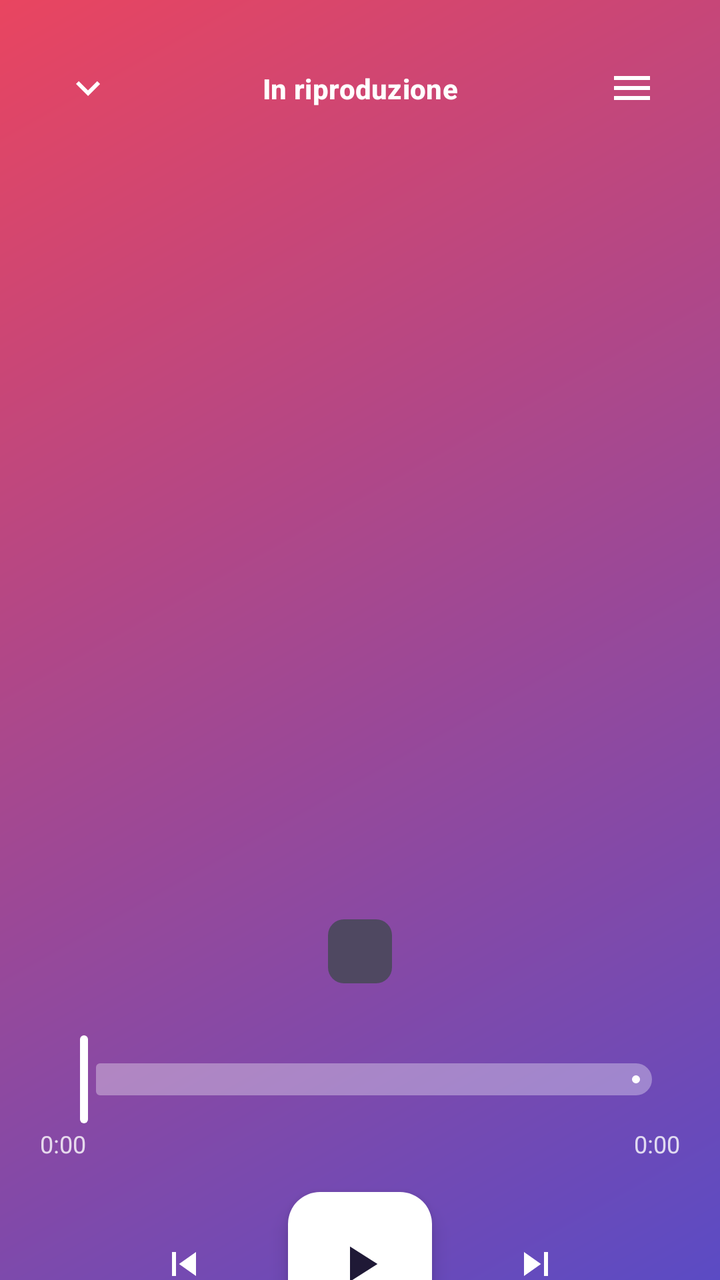
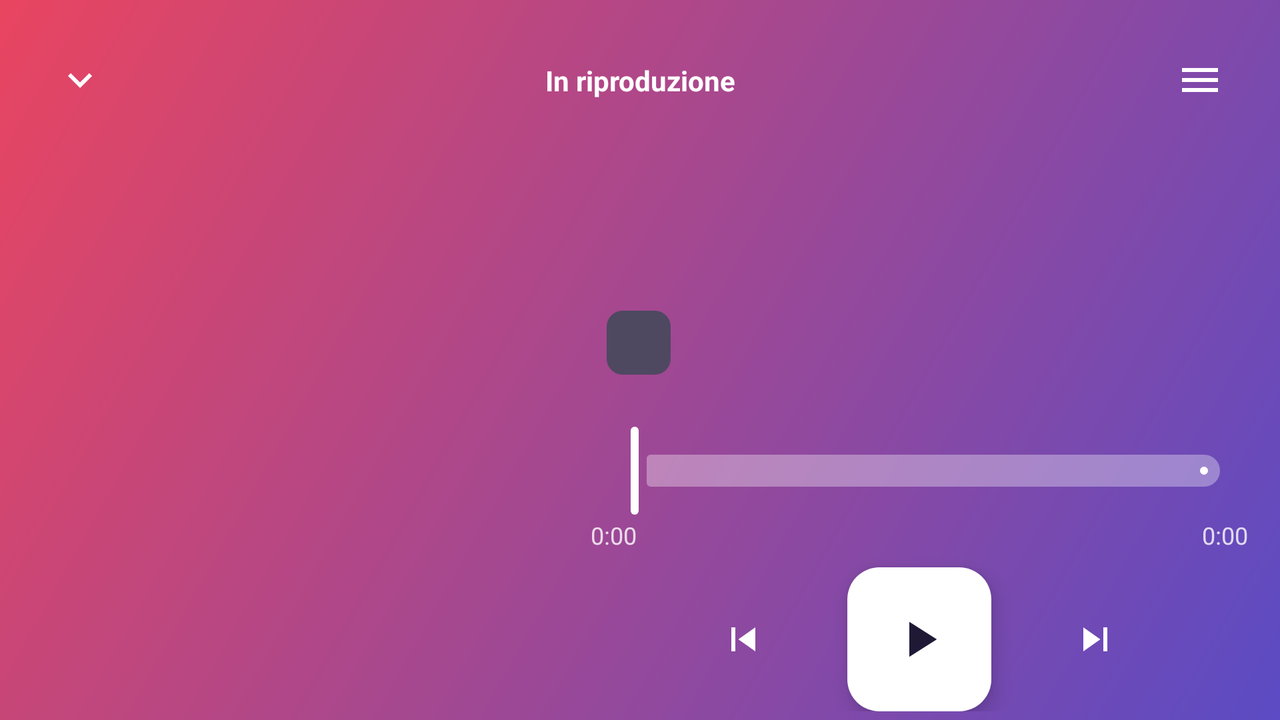

The same Android screen from two of the app's own layout files: first res/layout/ as a phone draws it, then the repository's variant for another configuration, drawn on a device whose configuration selects that folder. Both files follow.
<!-- AndroidManifest.xml: activity theme Theme.MusicMood.Player -->
<!-- res/layout/activity_player.xml -->
<?xml version="1.0" encoding="utf-8"?>
<androidx.coordinatorlayout.widget.CoordinatorLayout
    xmlns:android="http://schemas.android.com/apk/res/android"
    xmlns:app="http://schemas.android.com/apk/res-auto"
    android:id="@+id/playerRoot"
    android:layout_width="match_parent"
    android:layout_height="match_parent"
    android:background="@drawable/bg_player_gradient"
    android:fitsSystemWindows="true">

    <androidx.core.widget.NestedScrollView
        android:layout_width="match_parent"
        android:layout_height="match_parent"
        android:fillViewport="true">

        <androidx.constraintlayout.widget.ConstraintLayout
            android:layout_width="match_parent"
            android:layout_height="wrap_content"
            android:padding="20dp">

            
            <ImageButton
                android:id="@+id/btnClose"
                android:layout_width="48dp"
                android:layout_height="48dp"
                android:background="?attr/selectableItemBackgroundBorderless"
                android:src="@drawable/ic_arrow_down"
                android:contentDescription="@string/player_close"
                app:tint="@color/text_primary"
                app:layout_constraintStart_toStartOf="parent"
                app:layout_constraintTop_toTopOf="parent" />

            <TextView
                android:id="@+id/playerHeader"
                android:layout_width="0dp"
                android:layout_height="wrap_content"
                android:gravity="center"
                android:text="@string/player_now_playing"
                android:textAppearance="?attr/textAppearanceLabelLarge"
                android:textColor="@color/text_primary"
                android:textStyle="bold"
                app:layout_constraintStart_toEndOf="@id/btnClose"
                app:layout_constraintEnd_toStartOf="@id/btnPlayerMenu"
                app:layout_constraintTop_toTopOf="@id/btnClose"
                app:layout_constraintBottom_toBottomOf="@id/btnClose" />

            <ImageButton
                android:id="@+id/btnPlayerMenu"
                android:layout_width="48dp"
                android:layout_height="48dp"
                android:background="?attr/selectableItemBackgroundBorderless"
                android:src="@drawable/ic_menu"
                android:contentDescription="@string/player_menu_desc"
                app:tint="@color/text_primary"
                app:layout_constraintEnd_toEndOf="parent"
                app:layout_constraintTop_toTopOf="parent" />

            
            <com.google.android.material.imageview.ShapeableImageView
                android:id="@+id/artworkBig"
                android:layout_width="0dp"
                android:layout_height="0dp"
                android:layout_marginTop="32dp"
                android:scaleType="centerCrop"
                app:shapeAppearanceOverlay="@style/ShapeAppearanceOverlay.MusicMood.LargeCover"
                app:layout_constraintDimensionRatio="1:1"
                app:layout_constraintTop_toBottomOf="@id/btnClose"
                app:layout_constraintStart_toStartOf="parent"
                app:layout_constraintEnd_toEndOf="parent"
                app:layout_constraintWidth_percent="0.78" />

            <TextView
                android:id="@+id/songTitle"
                android:layout_width="0dp"
                android:layout_height="wrap_content"
                android:layout_marginTop="32dp"
                android:gravity="center"
                android:ellipsize="end"
                android:maxLines="2"
                android:textAppearance="?attr/textAppearanceHeadlineSmall"
                android:textColor="@color/text_primary"
                android:textStyle="bold"
                app:layout_constraintTop_toBottomOf="@id/artworkBig"
                app:layout_constraintStart_toStartOf="parent"
                app:layout_constraintEnd_toEndOf="parent" />

            <TextView
                android:id="@+id/songArtist"
                android:layout_width="0dp"
                android:layout_height="wrap_content"
                android:layout_marginTop="8dp"
                android:gravity="center"
                android:ellipsize="end"
                android:maxLines="1"
                android:textAppearance="?attr/textAppearanceBodyLarge"
                android:textColor="#CCFFFFFF"
                app:layout_constraintTop_toBottomOf="@id/songTitle"
                app:layout_constraintStart_toStartOf="parent"
                app:layout_constraintEnd_toEndOf="parent" />

            <com.google.android.material.chip.Chip
                android:id="@+id/moodChip"
                android:layout_width="wrap_content"
                android:layout_height="wrap_content"
                android:layout_marginTop="8dp"
                android:textColor="@color/text_primary"
                app:chipBackgroundColor="#33FFFFFF"
                app:chipStrokeWidth="0dp"
                app:layout_constraintTop_toBottomOf="@id/songArtist"
                app:layout_constraintStart_toStartOf="parent"
                app:layout_constraintEnd_toEndOf="parent" />

            <com.google.android.material.slider.Slider
                android:id="@+id/seekBar"
                android:layout_width="0dp"
                android:layout_height="wrap_content"
                android:layout_marginTop="16dp"
                android:valueFrom="0"
                android:valueTo="1000"
                android:value="0"
                app:trackColorActive="@color/text_primary"
                app:trackColorInactive="#55FFFFFF"
                app:thumbColor="@color/text_primary"
                app:layout_constraintTop_toBottomOf="@id/moodChip"
                app:layout_constraintStart_toStartOf="parent"
                app:layout_constraintEnd_toEndOf="parent" />

            <TextView
                android:id="@+id/currentTime"
                android:layout_width="wrap_content"
                android:layout_height="wrap_content"
                android:text="0:00"
                android:textColor="#CCFFFFFF"
                android:textSize="12sp"
                app:layout_constraintStart_toStartOf="@id/seekBar"
                app:layout_constraintTop_toBottomOf="@id/seekBar" />

            <TextView
                android:id="@+id/totalTime"
                android:layout_width="wrap_content"
                android:layout_height="wrap_content"
                android:text="0:00"
                android:textColor="#CCFFFFFF"
                android:textSize="12sp"
                app:layout_constraintEnd_toEndOf="@id/seekBar"
                app:layout_constraintTop_toBottomOf="@id/seekBar" />

            
            <ImageButton
                android:id="@+id/btnPrev"
                android:layout_width="56dp"
                android:layout_height="56dp"
                android:layout_marginTop="24dp"
                android:background="?attr/selectableItemBackgroundBorderless"
                android:src="@drawable/ic_skip_previous"
                android:contentDescription="@string/player_prev"
                app:tint="@color/text_primary"
                app:layout_constraintTop_toBottomOf="@id/currentTime"
                app:layout_constraintStart_toStartOf="parent"
                app:layout_constraintEnd_toStartOf="@id/btnPlayPauseBig"
                app:layout_constraintHorizontal_chainStyle="packed"
                app:layout_constraintHorizontal_bias="0.5" />

<com.google.android.material.floatingactionbutton.FloatingActionButton
    android:id="@+id/btnPlayPauseBig"
    android:layout_width="72dp"
    android:layout_height="72dp"
    android:layout_marginHorizontal="24dp"
    android:padding="0dp"
    android:scaleType="center"
    android:src="@drawable/ic_play"
    android:contentDescription="@string/player_play_pause"
    app:backgroundTint="@color/text_primary"
    app:tint="@color/dark_bg_top"
    app:fabCustomSize="72dp"
    app:maxImageSize="30dp"
    app:elevation="6dp"
    app:layout_constraintTop_toTopOf="@id/btnPrev"
    app:layout_constraintBottom_toBottomOf="@id/btnPrev"
    app:layout_constraintStart_toEndOf="@id/btnPrev"
    app:layout_constraintEnd_toStartOf="@id/btnNext" />

            
            <ImageButton
                android:id="@+id/btnNext"
                android:layout_width="56dp"
                android:layout_height="56dp"
                android:background="?attr/selectableItemBackgroundBorderless"
                android:src="@drawable/ic_skip_next"
                android:contentDescription="@string/player_next"
                app:tint="@color/text_primary"
                app:layout_constraintTop_toTopOf="@id/btnPrev"
                app:layout_constraintBottom_toBottomOf="@id/btnPrev"
                app:layout_constraintStart_toEndOf="@id/btnPlayPauseBig"
                app:layout_constraintEnd_toEndOf="parent" />

            
            <View
                android:layout_width="match_parent"
                android:layout_height="32dp"
                app:layout_constraintTop_toBottomOf="@id/btnPrev" />

        </androidx.constraintlayout.widget.ConstraintLayout>
    </androidx.core.widget.NestedScrollView>

</androidx.coordinatorlayout.widget.CoordinatorLayout>
<!-- resources referenced by this layout -->
<resources>
  <color name="dark_bg_top">#1F1936</color>
  <color name="text_primary">#FFFFFF</color>
  <!-- drawable bg_player_gradient (drawable) -->
  <?xml version="1.0" encoding="utf-8"?>
  <shape xmlns:android="http://schemas.android.com/apk/res/android"
      android:shape="rectangle">
      <gradient
          android:angle="315"
          android:startColor="@color/player_gradient_start"
          android:endColor="@color/player_gradient_end"
          android:type="linear" />
  </shape>
  <!-- drawable ic_menu (drawable) -->
  <?xml version="1.0" encoding="utf-8"?>
  <vector xmlns:android="http://schemas.android.com/apk/res/android"
      android:width="24dp" android:height="24dp"
      android:viewportWidth="24" android:viewportHeight="24">
      <path
          android:fillColor="#FFFFFFFF"
          android:pathData="M3,18h18v-2H3v2zM3,13h18v-2H3v2zM3,6v2h18V6H3z" />
  </vector>
  <!-- drawable ic_play (drawable) -->
  <vector xmlns:android="http://schemas.android.com/apk/res/android"
      android:width="24dp" android:height="24dp"
      android:viewportWidth="24" android:viewportHeight="24">
      <path android:fillColor="?android:attr/textColorPrimary"
          android:pathData="M8,5v14l11,-7z" />
  </vector>
  <!-- drawable ic_skip_next (drawable) -->
  <vector xmlns:android="http://schemas.android.com/apk/res/android"
      android:width="24dp" android:height="24dp"
      android:viewportWidth="24" android:viewportHeight="24">
      <path android:fillColor="?android:attr/textColorPrimary"
          android:pathData="M6,18l8.5,-6L6,6v12zM16,6v12h2V6h-2z" />
  </vector>
  <!-- drawable ic_skip_previous (drawable) -->
  <vector xmlns:android="http://schemas.android.com/apk/res/android"
      android:width="24dp" android:height="24dp"
      android:viewportWidth="24" android:viewportHeight="24">
      <path android:fillColor="?android:attr/textColorPrimary"
          android:pathData="M6,6h2v12H6zM9.5,12l8.5,6V6z" />
  </vector>
  <string name="player_close">Chiudi</string>
  <string name="player_menu_desc">Menu player</string>
  <string name="player_next">Successivo</string>
  <string name="player_now_playing">In riproduzione</string>
  <string name="player_play_pause">Play/Pausa</string>
  <string name="player_prev">Precedente</string>
  <style name="ShapeAppearanceOverlay.MusicMood.LargeCover" parent="">
          <item name="cornerFamily">rounded</item>
          <item name="cornerSize">24dp</item>
      </style>
  <style name="Theme.MusicMood.Player" parent="Theme.MusicMood">
          <item name="android:windowBackground">@drawable/bg_player_gradient</item>
          <item name="android:statusBarColor">@android:color/transparent</item>
          <item name="android:navigationBarColor">@android:color/transparent</item>
          <item name="android:windowTranslucentNavigation">false</item>
      </style>
  <color name="player_gradient_start">#E94560</color>
  <color name="player_gradient_end">#5B4BC4</color>
  <color name="accent_purple">#8E6BFF</color>
  <color name="dark_surface">#241B3A</color>
  <color name="accent_pink">#FF5C8D</color>
  <color name="dark_surface_variant">#2E2548</color>
  <color name="text_secondary">#B3A8D9</color>
  <color name="divider">#3D2F5C</color>
  <color name="dark_bg_bottom">#3D1A5C</color>
  <style name="MusicMood.AlertDialog" parent="ThemeOverlay.Material3.MaterialAlertDialog">
          <item name="dialogCornerRadius">20dp</item>
      </style>
  <color name="dark_bg_mid">#2A1A45</color>
  <style name="MusicMood.BottomNav.Indicator" parent="Widget.Material3.BottomNavigationView.ActiveIndicator">
          <item name="android:color">@color/accent_purple</item>
          <item name="android:width">64dp</item>
          <item name="android:height">32dp</item>
      </style>
  <!-- some entries are left out for length -->
</resources>
<!-- res/layout-land/activity_player.xml (the repository's variant of the layout above) -->
<!-- drawn on the phone turned sideways -->
<?xml version="1.0" encoding="utf-8"?>
<androidx.coordinatorlayout.widget.CoordinatorLayout
    xmlns:android="http://schemas.android.com/apk/res/android"
    xmlns:app="http://schemas.android.com/apk/res-auto"
    android:id="@+id/playerRoot"
    android:layout_width="match_parent"
    android:layout_height="match_parent"
    android:background="@drawable/bg_player_gradient"
    android:fitsSystemWindows="true">

    <androidx.core.widget.NestedScrollView
        android:layout_width="match_parent"
        android:layout_height="match_parent"
        android:fillViewport="true">

        <androidx.constraintlayout.widget.ConstraintLayout
            android:layout_width="match_parent"
            android:layout_height="wrap_content"
            android:minHeight="360dp"
            android:padding="16dp">

            <ImageButton
                android:id="@+id/btnClose"
                android:layout_width="48dp"
                android:layout_height="48dp"
                android:background="?attr/selectableItemBackgroundBorderless"
                android:src="@drawable/ic_arrow_down"
                app:tint="@color/text_primary"
                app:layout_constraintStart_toStartOf="parent"
                app:layout_constraintTop_toTopOf="parent" />

            <TextView
                android:id="@+id/playerHeader"
                android:layout_width="0dp"
                android:layout_height="wrap_content"
                android:gravity="center"
                android:text="@string/player_now_playing"
                android:textColor="@color/text_primary"
                android:textStyle="bold"
                app:layout_constraintStart_toEndOf="@id/btnClose"
                app:layout_constraintEnd_toStartOf="@id/btnPlayerMenu"
                app:layout_constraintTop_toTopOf="@id/btnClose"
                app:layout_constraintBottom_toBottomOf="@id/btnClose" />

            <ImageButton
                android:id="@+id/btnPlayerMenu"
                android:layout_width="48dp"
                android:layout_height="48dp"
                android:background="?attr/selectableItemBackgroundBorderless"
                android:src="@drawable/ic_menu"
                app:tint="@color/text_primary"
                app:layout_constraintEnd_toEndOf="parent"
                app:layout_constraintTop_toTopOf="parent" />

            
            <com.google.android.material.imageview.ShapeableImageView
                android:id="@+id/artworkBig"
                android:layout_width="0dp"
                android:layout_height="0dp"
                android:layout_marginTop="16dp"
                android:layout_marginBottom="16dp"
                android:scaleType="centerCrop"
                app:shapeAppearanceOverlay="@style/ShapeAppearanceOverlay.MusicMood.LargeCover"
                app:layout_constraintDimensionRatio="1:1"
                app:layout_constraintTop_toBottomOf="@id/btnClose"
                app:layout_constraintBottom_toBottomOf="parent"
                app:layout_constraintStart_toStartOf="parent"
                app:layout_constraintWidth_percent="0.42" />

            
            <TextView
                android:id="@+id/songTitle"
                android:layout_width="0dp"
                android:layout_height="wrap_content"
                android:layout_marginStart="24dp"
                android:layout_marginTop="16dp"
                android:ellipsize="end"
                android:maxLines="2"
                android:textAppearance="?attr/textAppearanceHeadlineSmall"
                android:textColor="@color/text_primary"
                android:textStyle="bold"
                app:layout_constraintTop_toBottomOf="@id/btnClose"
                app:layout_constraintStart_toEndOf="@id/artworkBig"
                app:layout_constraintEnd_toEndOf="parent" />

            <TextView
                android:id="@+id/songArtist"
                android:layout_width="0dp"
                android:layout_height="wrap_content"
                android:layout_marginTop="8dp"
                android:ellipsize="end"
                android:maxLines="1"
                android:textColor="#CCFFFFFF"
                app:layout_constraintTop_toBottomOf="@id/songTitle"
                app:layout_constraintStart_toStartOf="@id/songTitle"
                app:layout_constraintEnd_toEndOf="@id/songTitle" />

            <com.google.android.material.chip.Chip
                android:id="@+id/moodChip"
                android:layout_width="wrap_content"
                android:layout_height="wrap_content"
                android:layout_marginTop="8dp"
                android:textColor="@color/text_primary"
                app:chipBackgroundColor="#33FFFFFF"
                app:chipStrokeWidth="0dp"
                app:layout_constraintTop_toBottomOf="@id/songArtist"
                app:layout_constraintStart_toStartOf="@id/songTitle" />

            <com.google.android.material.slider.Slider
                android:id="@+id/seekBar"
                android:layout_width="0dp"
                android:layout_height="wrap_content"
                android:layout_marginTop="16dp"
                android:valueFrom="0"
                android:valueTo="1000"
                android:value="0"
                app:trackColorActive="@color/text_primary"
                app:trackColorInactive="#55FFFFFF"
                app:thumbColor="@color/text_primary"
                app:layout_constraintTop_toBottomOf="@id/moodChip"
                app:layout_constraintStart_toStartOf="@id/songTitle"
                app:layout_constraintEnd_toEndOf="parent" />

            <TextView
                android:id="@+id/currentTime"
                android:layout_width="wrap_content"
                android:layout_height="wrap_content"
                android:text="0:00"
                android:textColor="#CCFFFFFF"
                android:textSize="12sp"
                app:layout_constraintStart_toStartOf="@id/seekBar"
                app:layout_constraintTop_toBottomOf="@id/seekBar" />

            <TextView
                android:id="@+id/totalTime"
                android:layout_width="wrap_content"
                android:layout_height="wrap_content"
                android:text="0:00"
                android:textColor="#CCFFFFFF"
                android:textSize="12sp"
                app:layout_constraintEnd_toEndOf="@id/seekBar"
                app:layout_constraintTop_toBottomOf="@id/seekBar" />

            <ImageButton
                android:id="@+id/btnPrev"
                android:layout_width="56dp"
                android:layout_height="56dp"
                android:layout_marginTop="16dp"
                android:background="?attr/selectableItemBackgroundBorderless"
                android:src="@drawable/ic_skip_previous"
                app:tint="@color/text_primary"
                app:layout_constraintTop_toBottomOf="@id/currentTime"
                app:layout_constraintStart_toStartOf="@id/seekBar"
                app:layout_constraintEnd_toStartOf="@id/btnPlayPauseBig"
                app:layout_constraintHorizontal_chainStyle="packed" />

<com.google.android.material.floatingactionbutton.FloatingActionButton
    android:id="@+id/btnPlayPauseBig"
    android:layout_width="72dp"
    android:layout_height="72dp"
    android:layout_marginHorizontal="24dp"
    android:padding="0dp"
    android:scaleType="center"
    android:src="@drawable/ic_play"
    android:contentDescription="@string/player_play_pause"
    app:backgroundTint="@color/text_primary"
    app:tint="@color/dark_bg_top"
    app:fabCustomSize="72dp"
    app:maxImageSize="30dp"
    app:elevation="6dp"
    app:layout_constraintTop_toTopOf="@id/btnPrev"
    app:layout_constraintBottom_toBottomOf="@id/btnPrev"
    app:layout_constraintStart_toEndOf="@id/btnPrev"
    app:layout_constraintEnd_toStartOf="@id/btnNext" />

            <ImageButton
                android:id="@+id/btnNext"
                android:layout_width="56dp"
                android:layout_height="56dp"
                android:background="?attr/selectableItemBackgroundBorderless"
                android:src="@drawable/ic_skip_next"
                app:tint="@color/text_primary"
                app:layout_constraintTop_toTopOf="@id/btnPrev"
                app:layout_constraintBottom_toBottomOf="@id/btnPrev"
                app:layout_constraintStart_toEndOf="@id/btnPlayPauseBig"
                app:layout_constraintEnd_toEndOf="@id/seekBar" />

        </androidx.constraintlayout.widget.ConstraintLayout>
    </androidx.core.widget.NestedScrollView>

</androidx.coordinatorlayout.widget.CoordinatorLayout>
<!-- resources referenced by the variant -->
<!-- as the phone turned sideways resolves them -->
<resources>
  <color name="dark_bg_top">#1F1936</color>
  <color name="text_primary">#FFFFFF</color>
  <!-- drawable bg_player_gradient (drawable) -->
  <?xml version="1.0" encoding="utf-8"?>
  <shape xmlns:android="http://schemas.android.com/apk/res/android"
      android:shape="rectangle">
      <gradient
          android:angle="315"
          android:startColor="@color/player_gradient_start"
          android:endColor="@color/player_gradient_end"
          android:type="linear" />
  </shape>
  <!-- drawable ic_arrow_down (drawable) -->
  <?xml version="1.0" encoding="utf-8"?>
  <vector xmlns:android="http://schemas.android.com/apk/res/android"
      android:width="24dp" android:height="24dp"
      android:viewportWidth="24" android:viewportHeight="24">
      <path
          android:fillColor="#FFFFFFFF"
          android:pathData="M7.41,8.59L12,13.17l4.59,-4.58L18,10l-6,6 -6,-6 1.41,-1.41z" />
  </vector>
  <!-- drawable ic_menu (drawable) -->
  <?xml version="1.0" encoding="utf-8"?>
  <vector xmlns:android="http://schemas.android.com/apk/res/android"
      android:width="24dp" android:height="24dp"
      android:viewportWidth="24" android:viewportHeight="24">
      <path
          android:fillColor="#FFFFFFFF"
          android:pathData="M3,18h18v-2H3v2zM3,13h18v-2H3v2zM3,6v2h18V6H3z" />
  </vector>
  <!-- drawable ic_play (drawable) -->
  <vector xmlns:android="http://schemas.android.com/apk/res/android"
      android:width="24dp" android:height="24dp"
      android:viewportWidth="24" android:viewportHeight="24">
      <path android:fillColor="?android:attr/textColorPrimary"
          android:pathData="M8,5v14l11,-7z" />
  </vector>
  <!-- drawable ic_skip_next (drawable) -->
  <vector xmlns:android="http://schemas.android.com/apk/res/android"
      android:width="24dp" android:height="24dp"
      android:viewportWidth="24" android:viewportHeight="24">
      <path android:fillColor="?android:attr/textColorPrimary"
          android:pathData="M6,18l8.5,-6L6,6v12zM16,6v12h2V6h-2z" />
  </vector>
  <!-- drawable ic_skip_previous (drawable) -->
  <vector xmlns:android="http://schemas.android.com/apk/res/android"
      android:width="24dp" android:height="24dp"
      android:viewportWidth="24" android:viewportHeight="24">
      <path android:fillColor="?android:attr/textColorPrimary"
          android:pathData="M6,6h2v12H6zM9.5,12l8.5,6V6z" />
  </vector>
  <string name="player_now_playing">In riproduzione</string>
  <string name="player_play_pause">Play/Pausa</string>
  <style name="ShapeAppearanceOverlay.MusicMood.LargeCover" parent="">
          <item name="cornerFamily">rounded</item>
          <item name="cornerSize">24dp</item>
      </style>
  <style name="Theme.MusicMood.Player" parent="Theme.MusicMood">
          <item name="android:windowBackground">@drawable/bg_player_gradient</item>
          <item name="android:statusBarColor">@android:color/transparent</item>
          <item name="android:navigationBarColor">@android:color/transparent</item>
          <item name="android:windowTranslucentNavigation">false</item>
      </style>
  <color name="player_gradient_start">#E94560</color>
  <color name="player_gradient_end">#5B4BC4</color>
  <color name="accent_purple">#8E6BFF</color>
  <color name="dark_surface">#241B3A</color>
  <color name="accent_pink">#FF5C8D</color>
  <color name="dark_surface_variant">#2E2548</color>
  <color name="text_secondary">#B3A8D9</color>
  <color name="divider">#3D2F5C</color>
  <color name="dark_bg_bottom">#3D1A5C</color>
  <style name="MusicMood.AlertDialog" parent="ThemeOverlay.Material3.MaterialAlertDialog">
          <item name="dialogCornerRadius">20dp</item>
      </style>
  <color name="dark_bg_mid">#2A1A45</color>
  <style name="MusicMood.BottomNav.Indicator" parent="Widget.Material3.BottomNavigationView.ActiveIndicator">
          <item name="android:color">@color/accent_purple</item>
          <item name="android:width">64dp</item>
          <item name="android:height">32dp</item>
      </style>
  <!-- some entries are left out for length -->
</resources>
